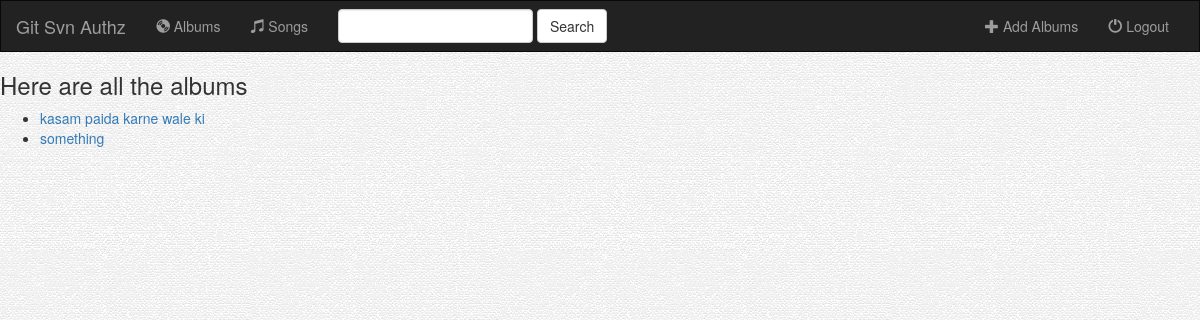
Page /music/ on the earlier database version.
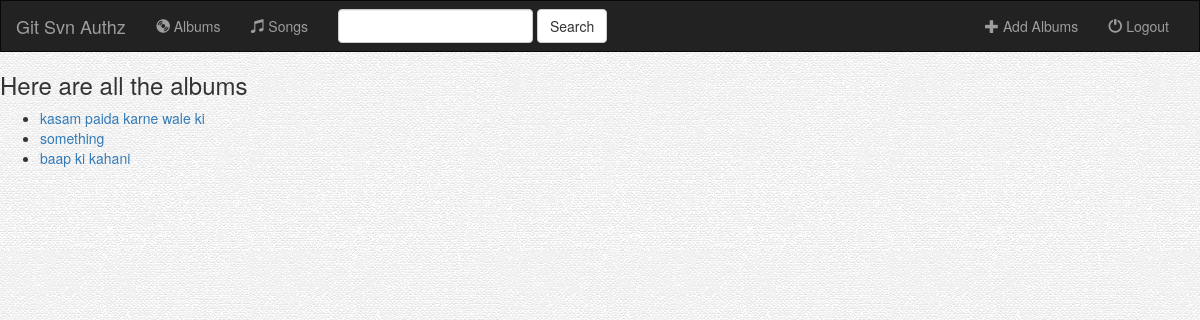
Same page on the later database version.
### music/models.py (models this page shows, shortened)
class Album(models.Model):
	artist = models.CharField(max_length = 250 )
	album_title = models.CharField(max_length = 500 )
	genre = models.CharField(max_length = 100 )
	album_logo = models.CharField(max_length = 1000 )

### music/views.py (the view)
class IndexView(generic.ListView):
	template_name="music/index.html"
	context_object_name="albums"
	def get_queryset(self):
		return Album.objects.all()

### music/templates/music/index.html
{%extends "music/base.html"%}
{% block body %}
	{% if albums %}
		<h3>Here are all the albums</h3>
		<ul>
			{% for album in albums %}
			<li><a href= "{% url 'music:detail' album.id  %}" >{{ album.album_title }}</a> </li>
			{% endfor %}
		</ul>
	{% else  %}
		<h3>
			You do not have any albums
		</h3>
	{% endif %}
{% endblock %}

### music/templates/music/base.html (shortened to what this page needs)
<!DOCTYPE html>
<html lang="en">
<head>
	{%load staticfiles %}
	<link rel="stylesheet" href="https://maxcdn.bootstrapcdn.com/bootstrap/3.3.7/css/bootstrap.min.css">
	<link rel = 'stylesheet' type="text/css" href ="{% static "music/style.css" %}"/>
</head>
<body>
	<nav class ="navbar navbar-inverse">
		<div class = "container-fluid">
			<div class="navbar-header">
				<a class="navbar-brand" href="{% url 'music:index' %}">Git Svn Authz</a>
			</div>
			<div class="collapse navbar-collapse" id = "topNavBar">
				<ul class="nav navbar-nav">
					<li class={% block album_active %}""{% endblock %}>
						<a href="{% url 'music:index' %}">
							<span class="glyphicon glyphicon-cd" aria-hidden="true">
							</span>&nbsp;Albums
						</a>
					</li>
					<li class={% block songs_active %}""{% endblock %}>
						<a href="#">
							<span class="glyphicon glyphicon-music" aria-hidden="true">
							</span>&nbsp;Songs
						</a>
					</li>
				</ul>
				<form class = "navbar-form navbar-left" role="search" method="get" action="#" >
					<div class ="form-group">
						<input type="text" class = "form-control" name ="q" value="">
					</div>
					<button type="submit" class="btn btn-default">Search
					</button>
				</form>
				<ul class="nav navbar-nav navbar-right">
					<li class={% block album_add_active %}""{% endblock %}>
						<a href="{% url 'music:album-add' %}">
							<span class="glyphicon glyphicon-plus" aria-hidden="true"></span>&nbsp;Add Albums
						</a>
					</li>
					<li class="">
						<a href="{% url 'music:index' %}">
							<span class="glyphicon glyphicon-off" aria-hidden="true">
							</span>&nbsp;Logout
						</a>
					</li>
				</ul>
				</div>
		</div>
	</nav>
	{% block body %}
	{% endblock %}
</body>
</html>

### music/static/music/style.css (style rules this page uses)
body { background: white url("images/background.jpg"); }
.navbar { border-radius:0; }

Differences in the rows shown:
added Album: album_title "baap ki kahani"
